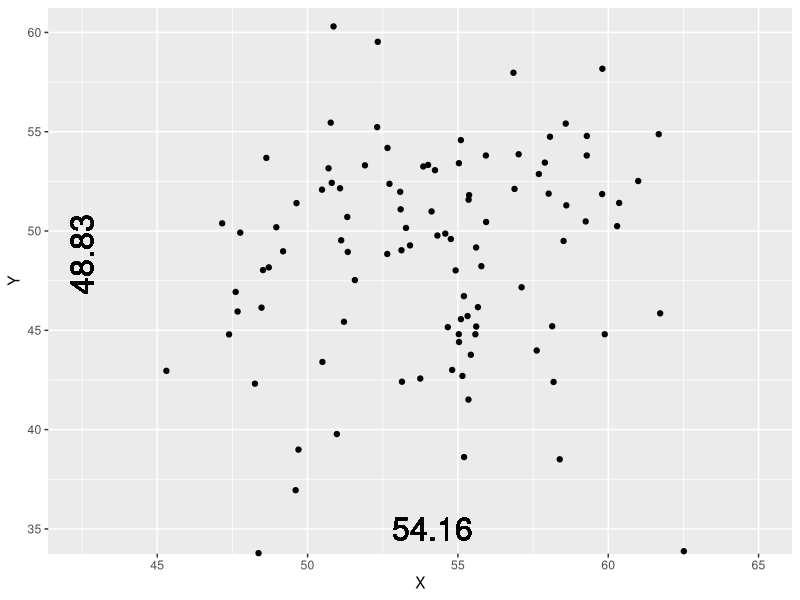
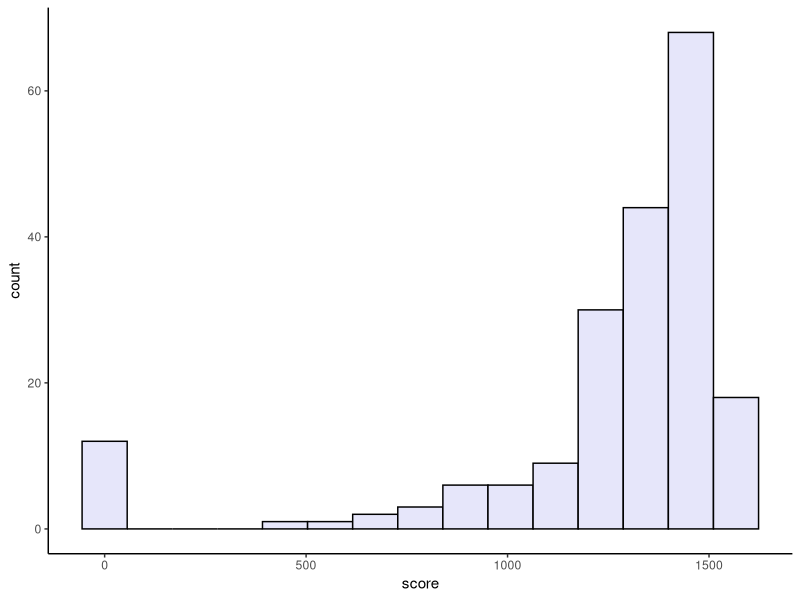
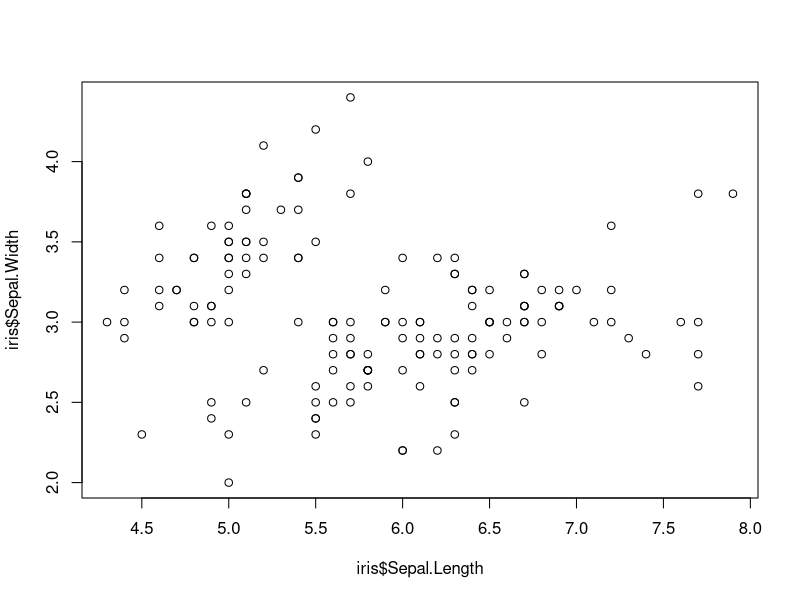
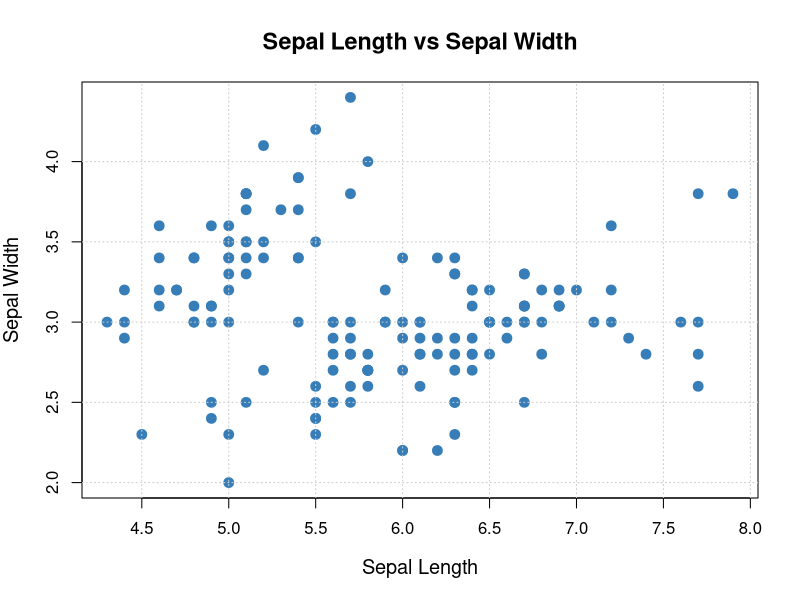
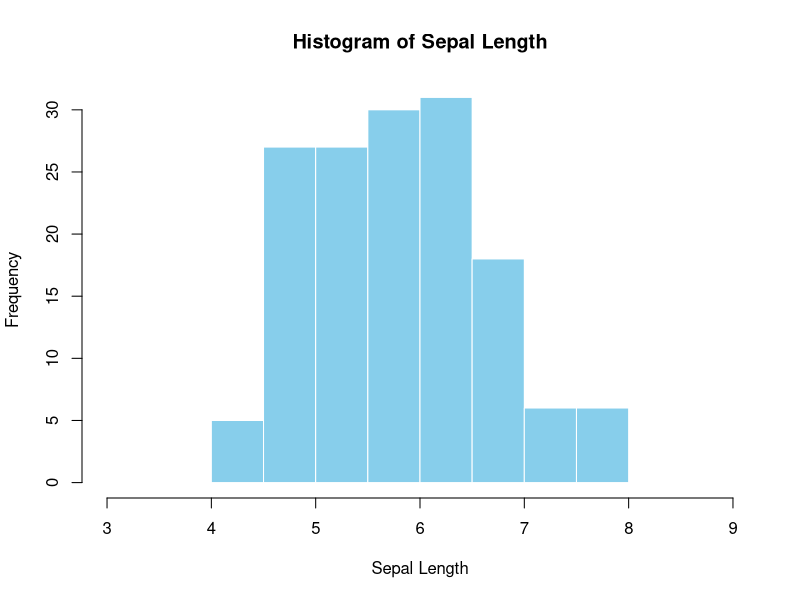
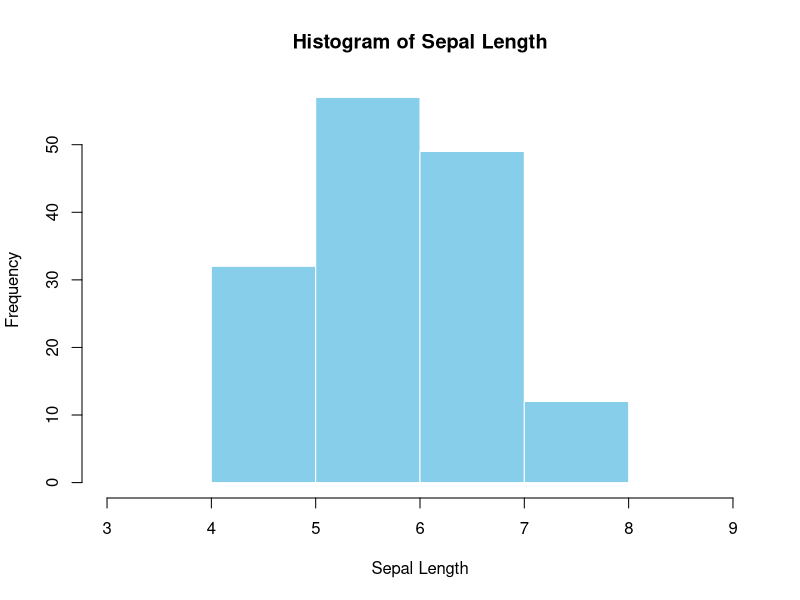
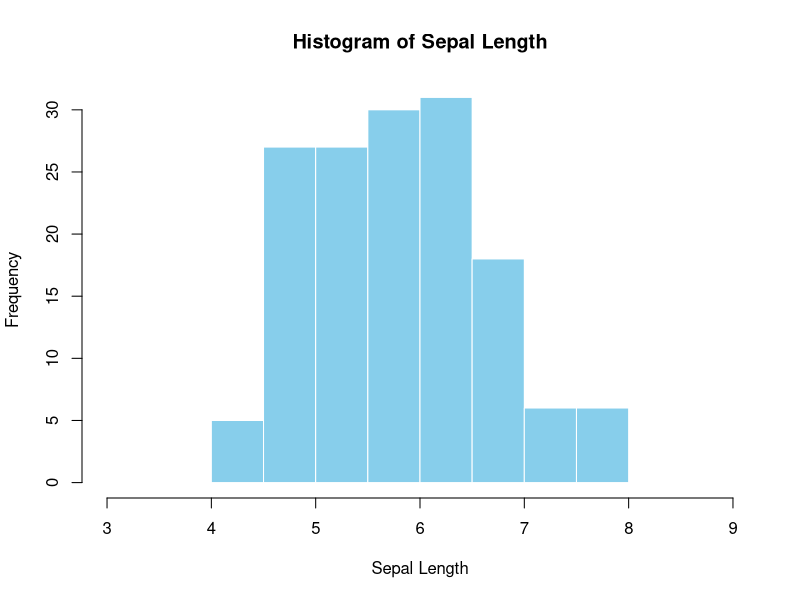
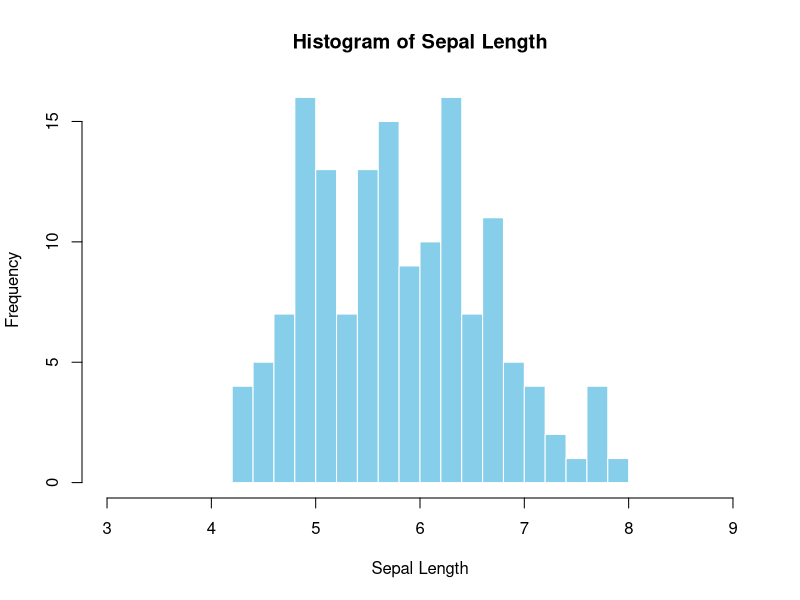

Reproduce these figures in R, in order.
## ---- chunk 1

knitr::opts_chunk$set(echo = T)

## ---- chunk 2
c(0, 2, 2, 4)
## ---- chunk 3
c(0, 1, 2, 4)
## ---- chunk 4
head(iris)
## ---- chunk 5
c(2, 3, 12, 4, 4)
## ---- chunk 6
c(2, 3, 12, 4, 4)

c(2, 3, 12, 4, 4)[order(c(2, 3, 12, 4, 4))][(length(c(2, 3, 12, 4, 4)) + 1) / 2]

## ---- chunk 7
c(2, 3, 12, 4, 4)

## ---- chunk 8
c(2, 3, 12, 4, 4)

my_mode <- function(x) {
  values <- unique(x)
  counts <- tabulate(match(x, values))
  max_index <- which.max(counts)
  values[max_index]
}

## ---- chunk 9
testscores <- c(88, 93, 92, 99, 96)
## ---- chunk 10
X_mean <- 54.26
Y_mean <- 47.83

X_sd <- 16.76
Y_sd <- 26.93

cor <- -0.06
## ---- chunk 11

library(tidyverse)

data <- as.data.frame(MASS::mvrnorm(n = 100,
                      mu = c(X_mean, Y_mean),
                      Sigma = matrix(c(17.76, -0.06,
                                       -0.06, 26.92), 
                                    2, 2)))

ggplot(data, aes(x = V1, y = V2)) +
  geom_point() +
  geom_text(label = round(mean(data$V1), 2), x = mean(data$V1), y = 35, size = 8) +
  geom_text(label = round(mean(data$V2), 2), x = 42.5, y = mean(data$V2), angle = 90, size = 8) +
  labs(x = "X", y = "Y") +
  coord_cartesian(xlim = c(42.5, 65), ylim = c(35, 60), clip = "off")

## ---- chunk 12

SAT_scores <- data.frame(student = 1:200,
                         score = round(1600 - rlnorm(200, meanlog = log(200), sdlog = 0.8))) 
SAT_scores$score[SAT_scores$score < 400] <- 0
SAT_scores$score[SAT_scores$score > 1600] <- 0
SAT_scores$score[sample(SAT_scores$student, 10)] <- 0

SAT_scores %>% 
  ggplot(aes(x = score)) +
  geom_histogram(bins = 15, fill = "lavender", color = "black") +
  theme_classic()

## ---- chunk 13

plot(iris$Sepal.Length, iris$Sepal.Width)

## ---- chunk 14
plot(iris$Sepal.Length, iris$Sepal.Width,
     pch = 19,                 # solid circles
     col = "#377EB8",           # pleasant blue
     cex = 1.3,                 # slightly larger points
     xlab = "Sepal Length",     # cleaner label
     ylab = "Sepal Width",
     main = "Sepal Length vs Sepal Width",
     cex.lab = 1.2,             # bigger axis labels
     cex.main = 1.4,            # bigger title
     font.main = 2)             # bold title

# Light grid lines for readability
grid(col = "gray80", lty = "dotted")
## ---- chunk 15
hist(iris$Sepal.Length,
     breaks = 7,
     main = "Histogram of Sepal Length",
     xlab = "Sepal Length",
     xlim = c(3, 9),
     border = "white",
     col = "skyblue")
## ---- chunk 16
hist(iris$Sepal.Length,
     breaks = 3,
     main = "Histogram of Sepal Length",
     xlab = "Sepal Length",
     xlim = c(3, 9),
     border = "white",
     col = "skyblue")
## ---- chunk 17
hist(iris$Sepal.Length,
     breaks = 10,
     main = "Histogram of Sepal Length",
     xlab = "Sepal Length",
     xlim = c(3, 9),
     border = "white",
     col = "skyblue")
## ---- chunk 18
hist(iris$Sepal.Length,
     breaks = 20,
     main = "Histogram of Sepal Length",
     xlab = "Sepal Length",
     xlim = c(3, 9),
     border = "white",
     col = "skyblue")
## ---- chunk 19
hist(iris$Sepal.Length,
     breaks = 100,
     main = "Histogram of Sepal Length",
     xlab = "Sepal Length",
     xlim = c(3, 9),
     border = "white",
     col = "skyblue")
## ---- chunk 20
#| fig-height: 3
#| fig-width: 15

dat <- data.frame(x = rnorm(1000))

cowplot::plot_grid(
  plotlist = list(
    ggplot(dat, aes(x = x)) +
      geom_histogram(aes(y = after_stat(density)),
                     bins = 10) +
      coord_cartesian(xlim = c(-4, 4), ylim = c(0, .5)) +
      labs(y = "Proportion") +
      cowplot::theme_cowplot(),
    
    ggplot(dat, aes(x = x)) +
      geom_histogram(aes(y = after_stat(density)),
                     bins = 50) +
      coord_cartesian(xlim = c(-4, 4), ylim = c(0, .5)) +
      labs(y = "Proportion") +
      cowplot::theme_cowplot(),
    
    ggplot(dat, aes(x = x)) +
      geom_histogram(aes(y = after_stat(density)),
                     bins = 100) +
      coord_cartesian(xlim = c(-4, 4), ylim = c(0, .5)) +
      labs(y = "Proportion") +
      cowplot::theme_cowplot(),
    
    ggplot(dat, aes(x = x)) +
      geom_histogram(aes(y = after_stat(density)),
                     bins = 100, alpha = .8) +
      stat_function(inherit.aes = FALSE, fun = dnorm,
                    n = 101, args = list(mean = 0, sd = 1),
                    xlim = c(-4, 4),
                    color = "grey35", linewidth = 2) +
      coord_cartesian(xlim = c(-4, 4), ylim = c(0, .5)) +
      labs(y = "Proportion") +
      cowplot::theme_cowplot()
  ),
  nrow = 1)
## ---- chunk 21
data.frame(x = c(rnorm(5000, 0, 1),
                 rnorm(5000, 0, 3)),
           type = rep(c("packed", "disperse"),
                      each = 5000)) %>%
  ggplot(aes(x = x, color = type, linetype = type)) +
  geom_density(fill = "transparent", linewidth = 1.75) +
  theme_classic(base_size = 14) +
  theme(legend.position = "bottom")

## ---- chunk 22

iris %>% 
  ggplot(aes(x = Sepal.Length, fill = Species)) +
  geom_boxplot(color = "black") +
  theme_classic()

## ---- chunk 23
boxplot(iris$Sepal.Length,
     main = "Boxplot of Sepal Length",
     xlab = "Sepal Length",
     border = "gray35",
     col = "skyblue")
## ---- chunk 24
boxplot(iris$Sepal.Length ~ iris$Species,
     main = "Boxplot of Sepal Length by Species",
     xlab = "Sepal Length",
     border = "gray35",
     col = "skyblue")
